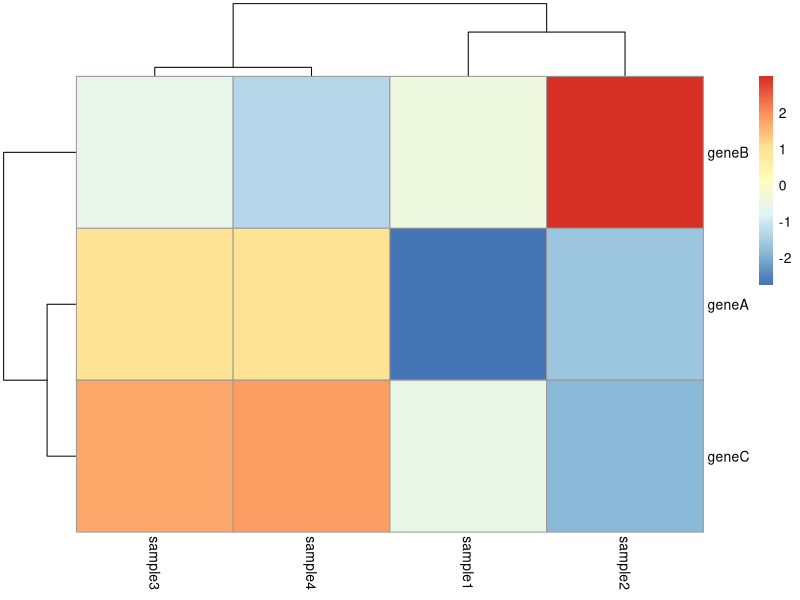
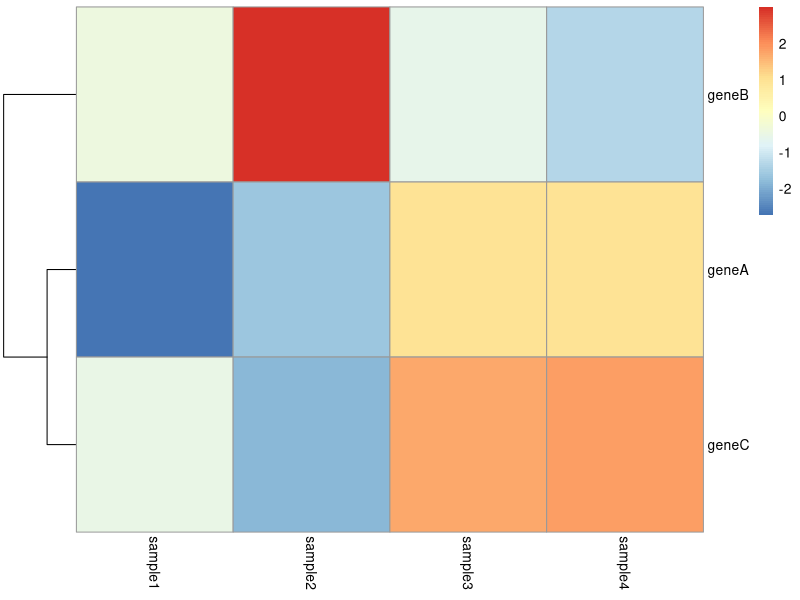
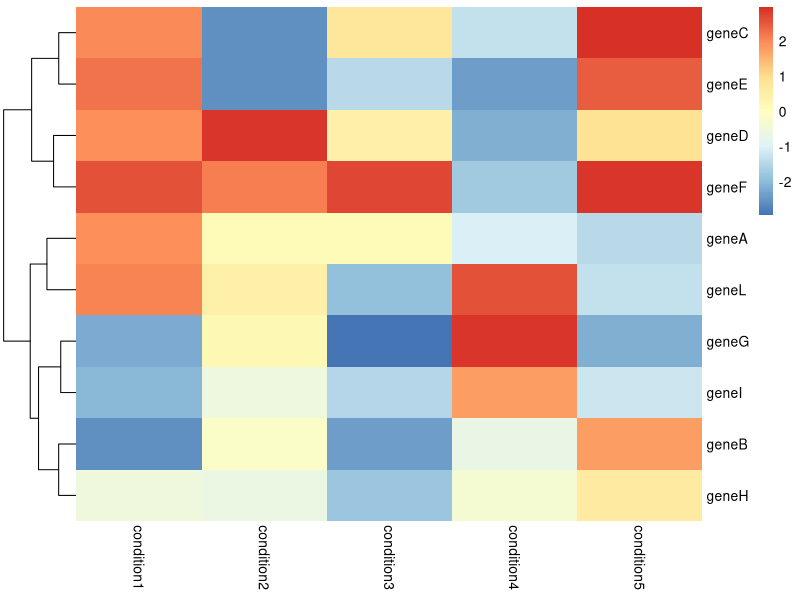

These charts were generated, in order, by the following R code:
#heatmap 
install.packages("pheatmap")
library(pheatmap)
df <- data.frame(row.names = c("geneA", "geneB", "geneC"),
                 sample1 = runif(3, min = -3, max = 3),
                 sample2 = runif(3, min = -3, max = 3),
                 sample3 = runif(3, min = -3, max = 3),
                 sample4 = runif(3, min = -3, max = 3))
pheatmap(df)
# re-draw the heatmap without clustering genes
pheatmap(df,
         cluster_cols = FALSE)

#excercise (making a heatmap)
# Using the above code as a basis, make a heatmap for the expression of 10 genes across 5 conditions
df_2 <- data.frame(row.names = c("geneA", "geneB", "geneC", "geneD", "geneE", "geneF", "geneG", "geneH", "geneI", "geneL"),
                   condition1 = runif(10, min =-3, max =3),
                   condition2 = runif(10, min =-3, max =3),
                   condition3 = runif(10, min =-3, max =3),
                   condition4 = runif(10, min =-3, max =3),
                   condition5 = runif(10, min =-3, max =3))
## number of values to be drawn by runif() should be the same as the number of rows (genes)
?pheatmap
pheatmap(df_2,
         cluster_cols = FALSE, border_color = NA)                   
